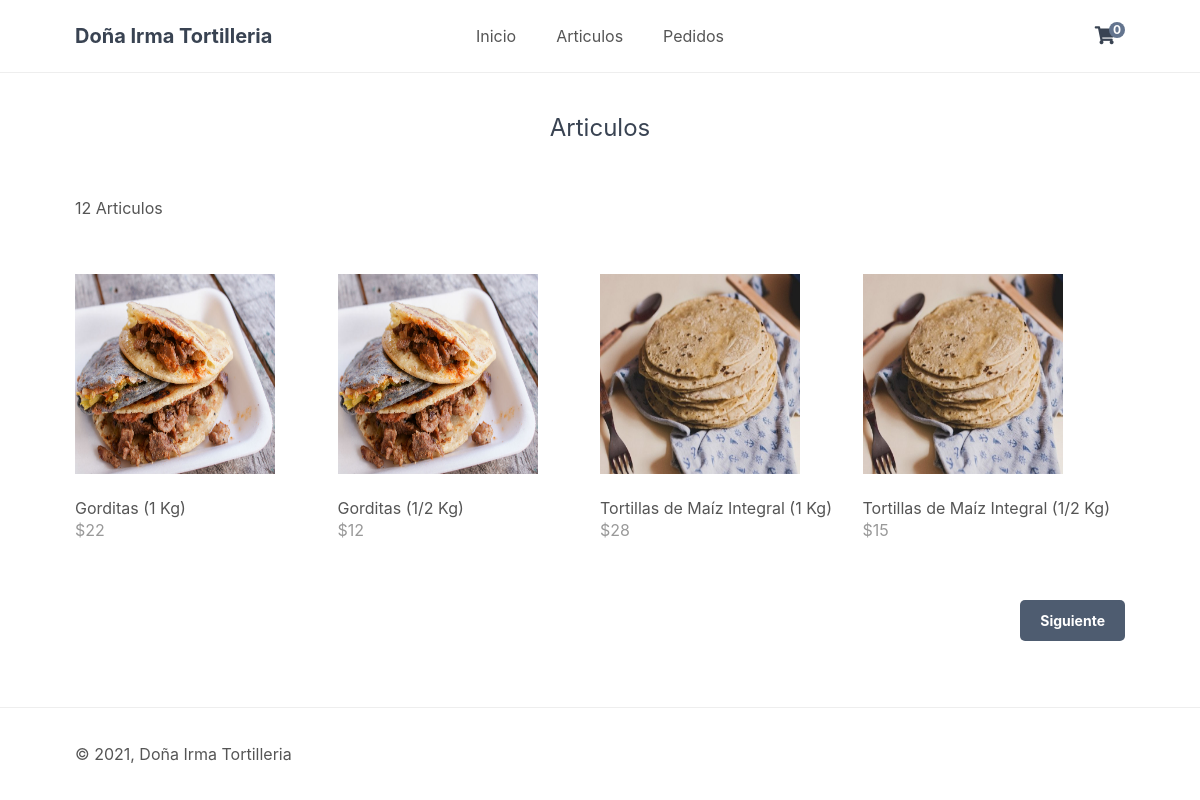
Screenshot of /shoppingcart/index.php?page=products with the database file from the repository.
### tables this page shows
CREATE TABLE `articulos` (
  `idArticulo` int(100) NOT NULL,
  `nombreArticulo` varchar(100) NOT NULL,
  `precioArticulo` float NOT NULL,
  `imagenArticulo` text NOT NULL,
  `fechaanadido` timestamp NOT NULL DEFAULT current_timestamp(),
  `cantidadArticulo` int(11) NOT NULL
);

### shoppingcart/index.php (called while the page is built, shortened)
<?php
include 'functions.php';
$page = isset($_GET['page']) && file_exists($_GET['page'] . '.php') ? $_GET['page'] : 'home';
include $page . '.php';
?>

### shoppingcart/products.php (the view, shortened to what this page needs)
<?php
$num_products_on_each_page = 4;
$current_page = isset($_GET['p']) && is_numeric($_GET['p']) ? (int)$_GET['p'] : 1;
$stmt = $pdo->prepare('SELECT * FROM articulos ORDER BY fechaanadido DESC LIMIT ?,?');
$stmt->bindValue(1, ($current_page - 1) * $num_products_on_each_page, PDO::PARAM_INT);
$stmt->bindValue(2, $num_products_on_each_page, PDO::PARAM_INT);
$stmt->execute();
$products = $stmt->fetchAll(PDO::FETCH_ASSOC);
$total_products = $pdo->query('SELECT * FROM articulos')->rowCount();
?>
<?=template_header('Products')?>
<div class="products content-wrapper">
    <h1>Articulos</h1>
    <p><?=$total_products?> Articulos</p>
    <div class="products-wrapper">
        <?php foreach ($products as $product): ?>
        <a href="index.php?page=product&id=<?=$product['idArticulo']?>" class="product">
            <img src="/imgs/<?=$product['imagenArticulo']?>" width="200" height="200" alt="<?=$product['nombreArticulo']?>">
            <span class="name"><?=$product['nombreArticulo']?></span>
            <span class="price">
                &dollar;<?=$product['precioArticulo']?>
            </span>
        </a>
        <?php endforeach; ?>
    </div>
    <div class="buttons">
        <?php if ($total_products > ($current_page * $num_products_on_each_page) - $num_products_on_each_page + count($products)): ?>
        <a href="index.php?page=products&p=<?=$current_page+1?>">Siguiente</a>
        <?php endif; ?>
    </div>
</div>
<?=template_footer()?>

### shoppingcart/style.css (style rules this page uses)
* { box-sizing: border-box; font-family: -apple-system, BlinkMacSystemFont, "segoe ui", roboto, oxygen, ubuntu, cantarell, "fira sans", "droid sans", "helvetica neue", Arial, sans-serif; font-size: 16px; -webkit-font-smoothing: antialiased; -moz-osx-font-smoothing: grayscale; }
html { height: 100%; }
body { position: relative; min-height: 100%; color: #555555; background-color: #FFFFFF; margin: 0; padding-bottom: 100px; }
h1, h2, h3, h4, h5 { color: #394352; }
.content-wrapper { width: 1050px; margin: 0 auto; }
main .recentlyadded .products, main .products .products-wrapper { display: flex; flex-wrap: wrap; align-items: center; justify-content: space-between; padding: 40px 0 0 0; }
main .recentlyadded .products .product, main .products .products-wrapper .product { display: block; overflow: hidden; text-decoration: none; width: 25%; padding-bottom: 60px; }
main .recentlyadded .products .product img, main .products .products-wrapper .product img { transform: scale(1); transition: transform 1s; }
main .recentlyadded .products .product .name, main .products .products-wrapper .product .name { display: block; color: #555555; padding: 20px 0 2px 0; }
main .recentlyadded .products .product .price, main .products .products-wrapper .product .price { display: block; color: #999999; }
main > .products h1 { display: block; font-weight: normal; margin: 0; padding: 40px 0; font-size: 24px; text-align: center; width: 100%; }
main > .products .buttons { text-align: right; padding-bottom: 40px; }
main > .products .buttons a { display: inline-block; text-decoration: none; margin-left: 5px; padding: 12px 20px; border: 0; background: #4e5c70; color: #FFFFFF; font-size: 14px; font-weight: bold; border-radius: 5px; }

### rows the page displays
articulos: imagenArticulo (picture), nombreArticulo "Gorditas (1 Kg)", precioArticulo "22"
articulos: imagenArticulo (picture), nombreArticulo "Gorditas (1/2 Kg)", precioArticulo "12"
articulos: imagenArticulo (picture), nombreArticulo "Tortillas de Maíz Integral (1 Kg)", precioArticulo "28"
articulos: imagenArticulo (picture), nombreArticulo "Tortillas de Maíz Integral (1/2 Kg)", precioArticulo "15"

### other values shown
$num_items_in_cart "0"
$total_products "12"
